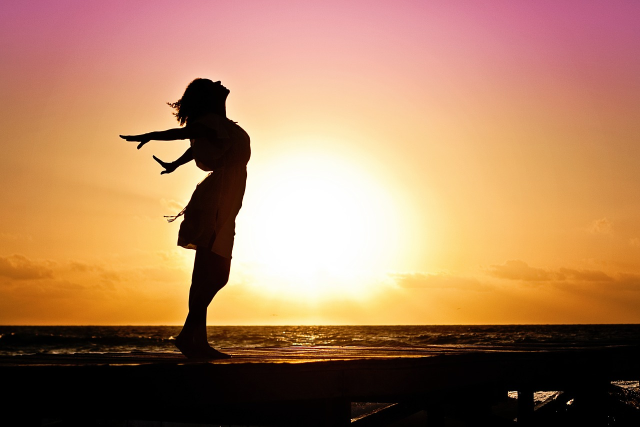
#> input picture px-girl.jpg, 1280 x 853 px (shown at 1/2 size)
$ python class1.py
#> lines starting #> are read from the running program, lines starting #| are printed output that depends on the picture
import cv2
import matplotlib.pyplot as plt
import os

if not os.path.isdir('artifacts'):
	os.mkdir('artifacts')

imagem = cv2.imread("px-girl.jpg")
#> imagem is the input picture: shape (853, 1280, 3); mean B, G, R 94.3, 128.4, 172.7
plt.imshow(imagem)
#<matplotlib.image.AxesImage at 0x115f61c18>

imagem_rgb = cv2.cvtColor(imagem, cv2.COLOR_BGR2RGB)
plt.imshow(imagem_rgb)
plt.savefig('./artifacts/imagem_rgb.png')
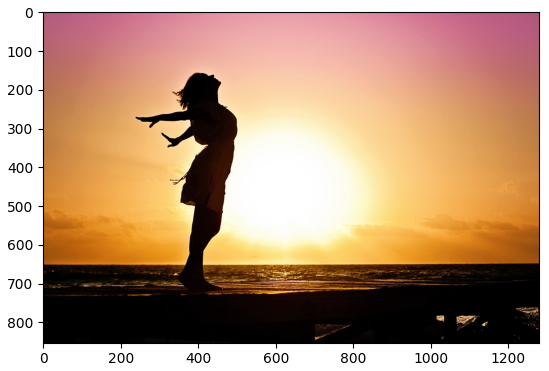
#> figure drawn by matplotlib, 1 panel; B, G, R data is drawn as R, G, B
#<matplotlib.image.AxesImage at 0x1121c5860>

imagem_rgb.shape
#(853, 1280, 3)
imagem_gray = cv2.cvtColor(imagem_rgb, cv2.COLOR_RGB2GRAY)
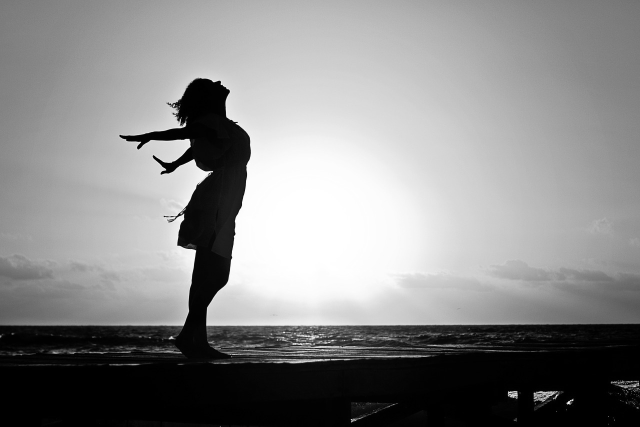
#> imagem_gray: shape (853, 1280) (shown at 1/2 size); min 0, max 255, mean 137.8
plt.imshow(imagem_gray, cmap="gray")
plt.savefig('./artifacts/imagem_cinza.png')
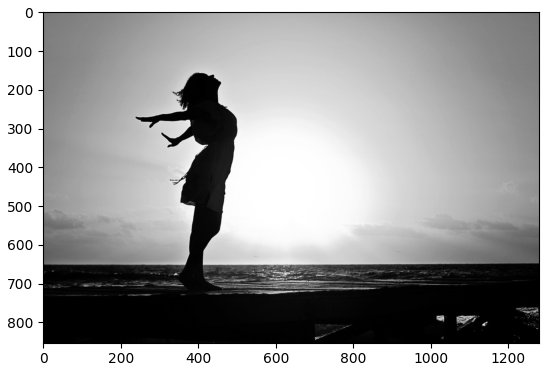
#> figure drawn by matplotlib, 1 panel; B, G, R data is drawn as R, G, B
#<matplotlib.image.AxesImage at 0x112214438>

#imagem_gray.shape


imagem = cv2.imread("px-people.jpg")
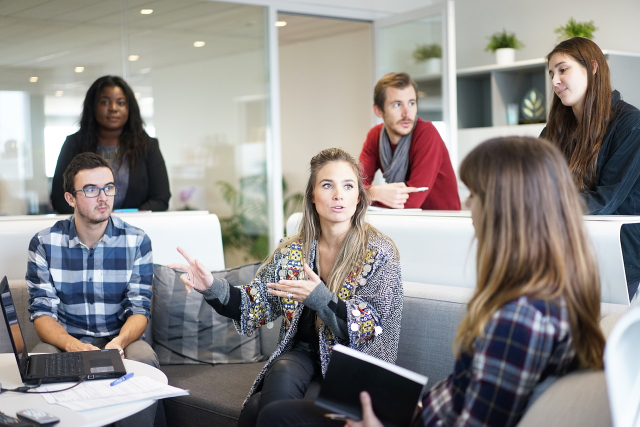
#> input picture px-people.jpg, 1280 x 853 px (shown at 1/2 size)
#> imagem is the input picture: shape (853, 1280, 3); mean B, G, R 136.9, 139, 142.8
imagem = cv2.cvtColor(imagem, cv2.COLOR_BGR2RGB)
#plt.imshow(imagem)
#<matplotlib.image.AxesImage at 0x1130031d0>

#imagem.shape
#(853, 1280, 3)
imagem_roi = imagem[100:200, 1000:1200]
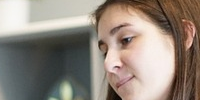
#> imagem_roi: shape (100, 200, 3); mean R, G, B 145, 133.8, 123.8
plt.imshow(imagem_roi)
plt.savefig('./artifacts/imagem_roi.png')
#> figure, not shown here; B, G, R data is drawn as R, G, B
#<matplotlib.image.AxesImage at 0x11652db70>

plt.savefig("./artifacts/imagem_roi.png", imagem_roi)
#True
imagem_roi_bgr = cv2.cvtColor(imagem_roi, cv2.COLOR_RGB2BGR)
cv2.imwrite("imagem_roi2.png", imagem_roi_bgr)
#plt.savefig('imagem_roi.png')
